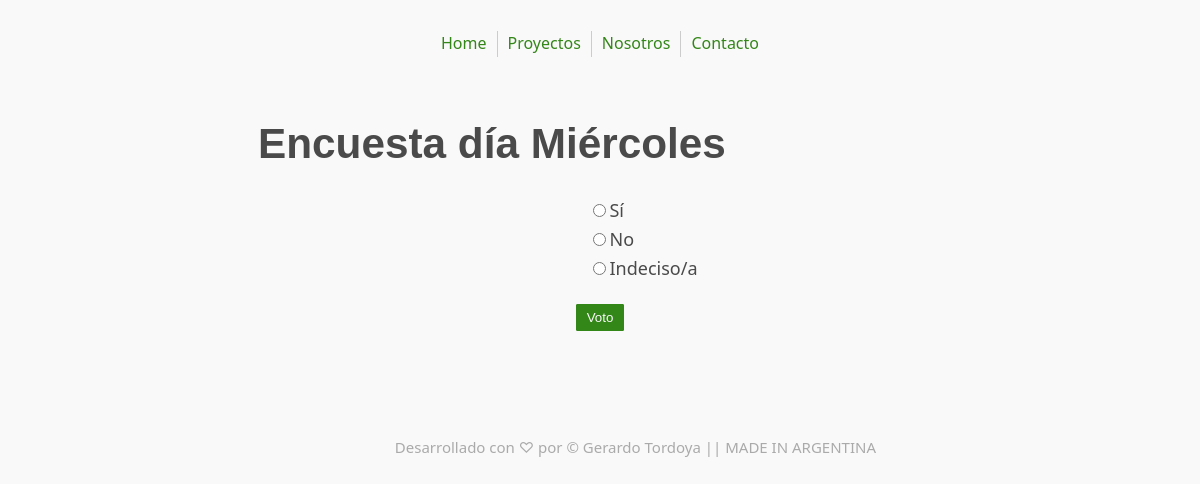
Screenshot of /4/detalle/ with the database file from the repository.
### encuestas/models.py (models this page shows, shortened)
class Encuesta(models.Model):
    texto_encuesta = models.CharField(max_length=200)
    fecha_publicacion = models.DateTimeField('Fecha de publicación')
    def es_reciente(self):
        es_ahora = timezone.now()
        return es_ahora - datetime.timedelta(days=3) <= self.fecha_publicacion <= es_ahora
    es_reciente.admin_order_field = 'fecha_publicacion'
    es_reciente.boolean = True
    es_reciente.short_description = '¿Publicado recientemente?'

class Opciones(models.Model):
    la_encuesta = models.ForeignKey(Encuesta, on_delete=models.CASCADE)
    texto_opcion = models.CharField(max_length=200)
    los_votos = models.IntegerField(default=0)

### encuestas/views.py (the view)
# urls.py: path('detalle/', views.DetalleView.as_view(), name='detalle'),
class DetalleView(generic.DetailView):
        model = Encuesta
        template_name = 'encuestas/detalle.html'
        def get_queryset(self):
            return Encuesta.objects.filter(fecha_publicacion__lte=timezone.now())

### encuestas/templates/encuestas/detalle.html (shortened to what this page needs)
{% extends "base.html" %}
{% block content %}
<h1>{{ encuesta.texto_encuesta }}</h1>
<form action="{% url 'encuestas:voto' encuesta.id %}" method="post">
    {% for opcion in encuesta.opciones_set.all %}
    <input type="radio" name="opcion" id="opcion{{ forloop.counter }}" value="{{ opcion.id }}">{{ opcion.texto_opcion }}
    {% endfor %}
    <div>
        <input type="submit" value="Voto">
    </div>
</form>
{% endblock %}

### encuestas/static/encuestas/style.css (style rules this page uses)
html { font-family: system-ui, -apple-system, BlinkMacSystemFont, "Segoe UI", Roboto, Oxygen, Ubuntu, Cantarell, "PT Sans", "Open Sans", "Fira Sans", "Droid Sans", "Helvetica Neue", Helvetica, Arial, sans-serif; font-size: 62.5%; line-height: 1.4; -webkit-overflow-scrolling: touch; }
body { font-size: 1.8rem; line-height: 1.618; max-width: 38em; margin: auto; color: #4a4a4a; background-color: #f9f9f9; padding: 13px; }
h1, h2, h3, h4, h5, h6 { line-height: 1.1; font-family: Verdana, Geneva, sans-serif; font-weight: 700; overflow-wrap: break-word; word-wrap: break-word; -ms-word-break: break-all; word-break: break-word; -ms-hyphens: auto; -moz-hyphens: auto; -webkit-hyphens: auto; hyphens: auto; }
h1 { font-size: 2.35em; }
div { text-align: center; margin-top: 1em; }
.button, button, input[type="submit"], input[type="reset"], input[type="button"] { display: inline-block; padding: 5px 10px; text-align: center; text-decoration: none; white-space: nowrap; background-color: #338618; color: #f9f9f9; border-radius: 1px; border: 1px solid #338618; cursor: pointer; box-sizing: border-box; }

### rows the page displays
Encuesta: texto_encuesta "Encuesta día Miércoles"
Opciones: texto_opcion "Sí"
Opciones: texto_opcion "No"
Opciones: texto_opcion "Indeciso/a"
